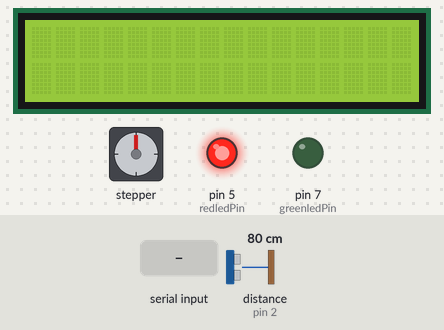
The sketch below on a simulated Arduino Uno, built with avr-gcc and run on an emulated ATmega328P. On the bench: 16×2 character LCD, stepper motor, output pins drawn as LEDs (lit = HIGH). Wiring (inferred from the names in the program): ultrasonic range finder: trigger pin 3; echo pin 2. The test bench sets the inputs (shaded band); at power-on: distance to the obstacle (sensor on pin 2) 80 cm. The echo pulse lasts 58.3 µs per cm; stepper angles assume 2048 steps per turn; pins used as bus, display or sensor lines are not drawn.

Above: at 1.2 s.
1.3 s: "90,45\n" received over Serial
At 1.7 s:
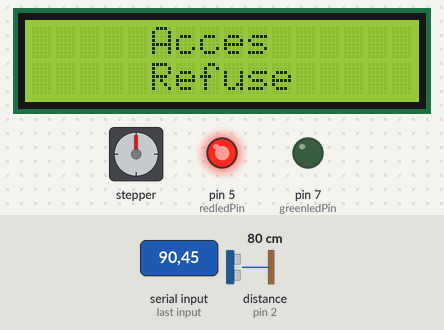
2.8 s: "1\n" received over Serial
At 5.3 s:
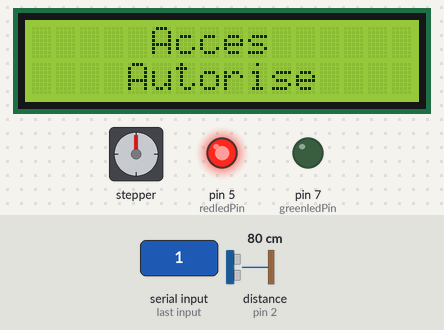
At 11.3 s:
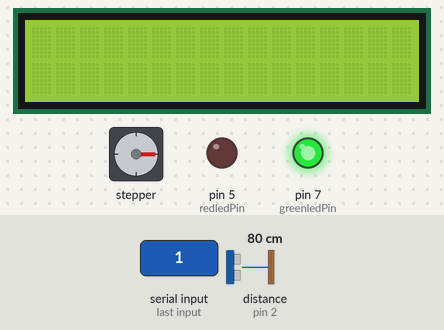
Timing chart, 0 to 17.4 s (numbered marks = the images above; inputs shaded):
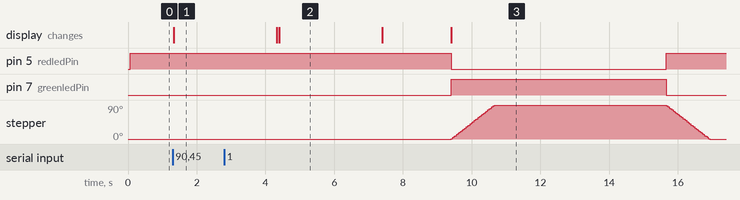

Measured:
- after the input at 1.3 s, the display: changes at once (image 1)
- after the input at 2.8 s, pin 5 (redledPin): HIGH → LOW after 6.6 s, → HIGH 6.3 s later; pin 7 (greenledPin): LOW → HIGH after 6.6 s, → LOW 6.3 s later; stepper: turns 90° clockwise in 1.3 s, then 90° counter-clockwise in 1.3 s; the display: first differs from a run without the input after 1.6 s (image 2)
- what the display in image 2 shows lasts 3.0 s, from 4.4 s to 7.4 s

The sketch:

parking_pi_distance_LCD.ino
```cpp
#include <Stepper.h>
#include <Wire.h>
#include <LiquidCrystal_I2C.h>

const int stepsPerRevolution = 2048;  // changed ordering from default in sketch

Stepper myStepper(stepsPerRevolution, 8, 10, 9, 11);
// Set the LCD address to 0x27 for a 16 chars and 2 line display
LiquidCrystal_I2C lcd(0x27, 16, 2);

const int greenledPin =7;
const int redledPin = 5;
#define echoPin 2 // attach pin D2 Arduino to pin Echo of HC-SR04
#define trigPin 3 //attach pin D3 Arduino to pin Trig of HC-SR04
const int brightness = 255;

// defines variables
bool ok= true;
long duration; // variable for the duration of sound wave travel
int distance; // variable for the distance measurement
int offset = 0;
String lastname;
String firstname;

void setup() {
  // set the speed at 60 rpm:
  myStepper.setSpeed(12); //16 doesn't always stick;
  lcd.init();
  lcd.backlight();

 //  set the brightness of the red led to max
  analogWrite(redledPin, brightness);
  pinMode(greenledPin, OUTPUT);
  pinMode(greenledPin, OUTPUT);
  digitalWrite(redledPin, HIGH);
  pinMode(trigPin, OUTPUT); // Sets the trigPin as an OUTPUT
  pinMode(echoPin, INPUT); // Sets the echoPin as an INPUT
  // initialize the serial port:
  Serial.begin(9600);
}


int distanceCalcul(){ // calcul the distance of the object
  // Clears the trigPin condition
  digitalWrite(trigPin, LOW);
  delayMicroseconds(2);
  // Sets the trigPin HIGH (ACTIVE) for 10 microseconds
  digitalWrite(trigPin, HIGH);
  delayMicroseconds(10);
  digitalWrite(trigPin, LOW);
  // Reads the echoPin, returns the sound wave travel time in microseconds
  duration = pulseIn(echoPin, HIGH);
  // Calculating the distance
  distance = duration * 0.034 / 2; // Speed of sound wave divided by 2 (go and back)
  return distance;
}
int centerText(String text){
  offset = (16 - text.length())/2;
  return offset;
  }


void loop()
{
  distance = distanceCalcul();
     if (distance < 8 && ok == true) {
      // send 18 (random value) to Python
        Serial.write(18);
        // set false to avoid a loop
        ok = false;
     }
  if (Serial.available() > 0) {
      int stationnement = Serial.read() - '0'; // ASCII values that are being used in the subtraction
      ok =true;
      distance = distanceCalcul();


      if (stationnement == 1) {
              lcd.setCursor(5,0);
              lcd.print("Acces");
              lcd.setCursor(4,1);
              lcd.print("Autorise");
              delay(3000);
              lcd.clear();

        // Display name
          while (Serial.available() > 0) {
            // Split Name and Firstname to display on 2 lines
              firstname = Serial.readStringUntil(' ');
              lastname = Serial.readString();
              lcd.setCursor(centerText(firstname), 0);
              lcd.print(firstname);
              lcd.setCursor(centerText(lastname), 1);
              lcd.print(lastname);
                lcd.setCursor(16, 1);


          }
          // step one revolution  in one direction:
          digitalWrite(greenledPin, HIGH);
          digitalWrite(redledPin, LOW);

          myStepper.step(stepsPerRevolution/4); // 90 degree

          while (distance < 8){ //while distance < 8cm stay up
              digitalWrite(trigPin, LOW);
              delayMicroseconds(2);
              distance = distanceCalcul();
              }

          delay(5000); //5sec before go down
          digitalWrite(greenledPin,LOW );
          digitalWrite(redledPin, HIGH);
          // step one revolution in the other direction:
          myStepper.step(-stepsPerRevolution/4);
          delay(500);
          lcd.clear();

      }

      if (stationnement == 0) {
              lcd.setCursor(5,0);
              lcd.print("Acces");
              lcd.setCursor(5,1);
              lcd.print("Refuse");
              delay(3000);
              lcd.clear();}
   }

}
```
